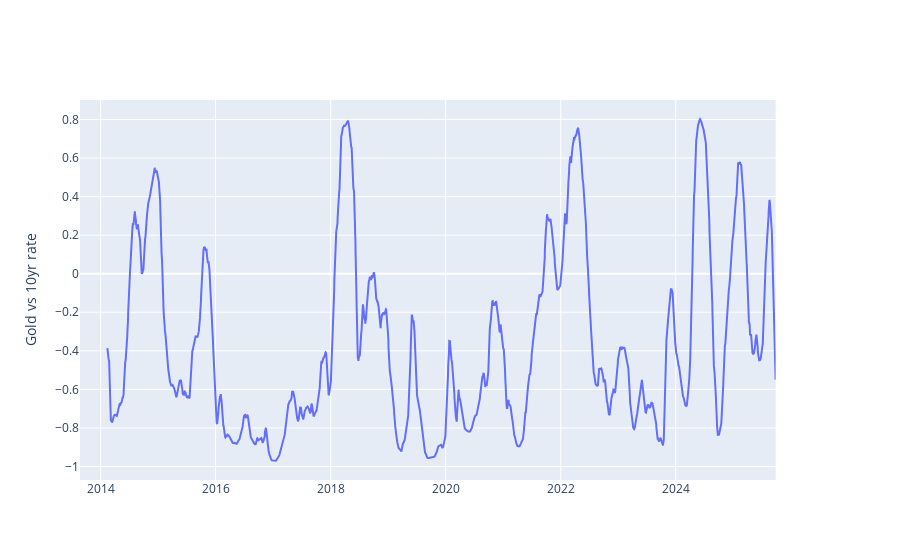

Here is the notebook cell this chart was saved with:
### Code cell
# 1) subplot 
fig = make_subplots(specs=[[{"secondary_y": True}]])

# 2) First y axis
fig.add_trace(
    go.Scatter(x=daily_merged.index, y=daily_merged['GLD'].rolling(120).corr(daily_merged['^TNX']), name="Gold vs 10yr rate 120D"),
    secondary_y=False
)

# 4) y axis name
fig.update_yaxes(title_text="Gold vs 10yr rate", secondary_y=False)


fig.show()

### Figure 1 — Plotly figure (JSON) as saved in the notebook; plotly's stock layout.template omitted (floating-point values rounded to 4 significant figures; data arrays with more than 128 entries replaced by an {"elided": "..."} marker saying what was removed)
{"data": [{"name": "Gold vs 10yr rate 120D", "type": "scatter", "x": {"elided": "3002 str values"}, "xaxis": "x", "y": {"elided": "3002 float values"}, "yaxis": "y"}], "layout": {"xaxis": {"anchor": "y", "domain": [0, 0.94]}, "yaxis": {"anchor": "x", "domain": [0, 1], "title": {"text": "Gold vs 10yr rate"}}, "yaxis2": {"anchor": "x", "overlaying": "y", "side": "right"}}}
